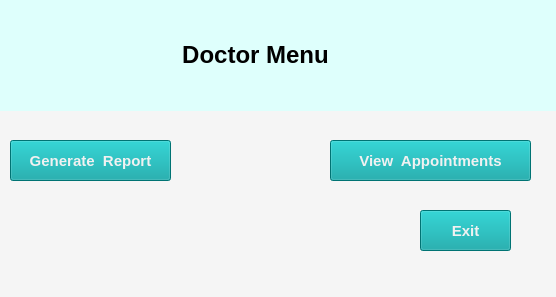
<?xml version="1.0" encoding="UTF-8"?>
<ui version="4.0">
 <class>MenuDoc</class>
 <widget class="QMainWindow" name="MenuDoc">
  <property name="geometry">
   <rect>
    <x>0</x>
    <y>0</y>
    <width>556</width>
    <height>297</height>
   </rect>
  </property>
  <property name="windowTitle">
   <string>MainWindow</string>
  </property>
  <property name="styleSheet">
   <string notr="true">background-color: rgb(255, 255, 255);
background-color: rgb(241, 241, 241);
background-color: rgb(245, 245, 245);</string>
  </property>
  <property name="tabShape">
   <enum>QTabWidget::TabShape::Rounded</enum>
  </property>
  <widget class="QWidget" name="centralwidget">
   <widget class="QPushButton" name="pushButton_Report">
    <property name="geometry">
     <rect>
      <x>10</x>
      <y>140</y>
      <width>161</width>
      <height>41</height>
     </rect>
    </property>
    <property name="font">
     <font>
      <family>Segoe UI</family>
      <pointsize>11</pointsize>
      <bold>true</bold>
     </font>
    </property>
    <property name="styleSheet">
     <string notr="true">background-color: rgb(196, 210, 255);
selection-background-color: rgb(255, 255, 255);
selection-color: rgb(255, 255, 255);
color: rgb(0, 59, 86);
background-color: rgb(255, 255, 255);
background-color: rgb(0, 161, 161);
color: rgb(255, 255, 255);
color: rgb(0, 59, 86);
color: rgb(241, 241, 241);</string>
    </property>
    <property name="text">
     <string>Generate  Report</string>
    </property>
   </widget>
   <widget class="QPushButton" name="pushButton_view">
    <property name="geometry">
     <rect>
      <x>330</x>
      <y>140</y>
      <width>201</width>
      <height>41</height>
     </rect>
    </property>
    <property name="font">
     <font>
      <pointsize>11</pointsize>
      <bold>true</bold>
     </font>
    </property>
    <property name="styleSheet">
     <string notr="true">background-color: rgb(255, 255, 255);
selection-color: rgb(255, 255, 255);
selection-color: rgb(255, 255, 255);
background-color: rgb(0, 161, 161);
color: rgb(255, 255, 255);
color: rgb(0, 59, 86);
color: rgb(241, 241, 241);</string>
    </property>
    <property name="text">
     <string>View  Appointments</string>
    </property>
   </widget>
   <widget class="QPushButton" name="pushButton_Exit">
    <property name="geometry">
     <rect>
      <x>420</x>
      <y>210</y>
      <width>91</width>
      <height>41</height>
     </rect>
    </property>
    <property name="font">
     <font>
      <pointsize>11</pointsize>
      <bold>true</bold>
     </font>
    </property>
    <property name="styleSheet">
     <string notr="true">background-color: rgb(255, 255, 255);
background-color: rgb(0, 161, 161);
color: rgb(255, 255, 255);
color: rgb(0, 59, 86);
color: rgb(241, 241, 241);</string>
    </property>
    <property name="text">
     <string>Exit</string>
    </property>
   </widget>
   <widget class="QLabel" name="label">
    <property name="geometry">
     <rect>
      <x>-120</x>
      <y>0</y>
      <width>751</width>
      <height>111</height>
     </rect>
    </property>
    <property name="styleSheet">
     <string notr="true">color: rgb(255, 255, 255);
alternate-background-color: rgb(255, 255, 255);
background-color: rgb(0, 85, 127);
background-color: rgb(202, 255, 247);
background-color: rgb(211, 255, 248);
color: rgb(0, 0, 0);
background-color: rgb(224, 255, 254);
background-color: rgb(211, 255, 250);
background-color: rgb(222, 255, 252);</string>
    </property>
    <property name="text">
     <string>&lt;html&gt;&lt;head/&gt;&lt;body&gt;&lt;p align=&quot;center&quot;&gt;&lt;span style=&quot; font-size:18pt; font-weight:700;&quot;&gt;Doctor Menu&lt;/span&gt;&lt;/p&gt;&lt;/body&gt;&lt;/html&gt;</string>
    </property>
   </widget>
  </widget>
  <widget class="QMenuBar" name="menubar">
   <property name="geometry">
    <rect>
     <x>0</x>
     <y>0</y>
     <width>556</width>
     <height>22</height>
    </rect>
   </property>
  </widget>
  <widget class="QStatusBar" name="statusbar"/>
 </widget>
 <resources/>
 <connections/>
</ui>
